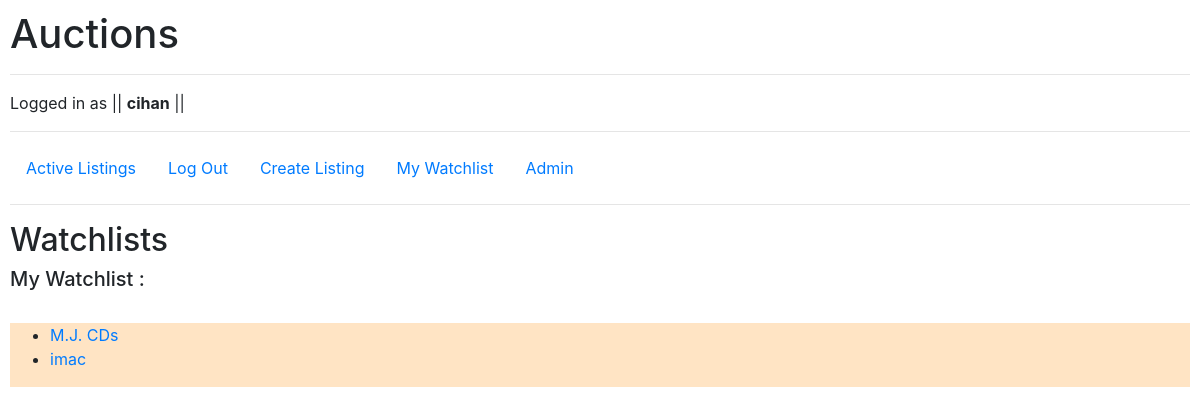
/user_watchlist/2 (signed in), run on an earlier commit of the app's database.
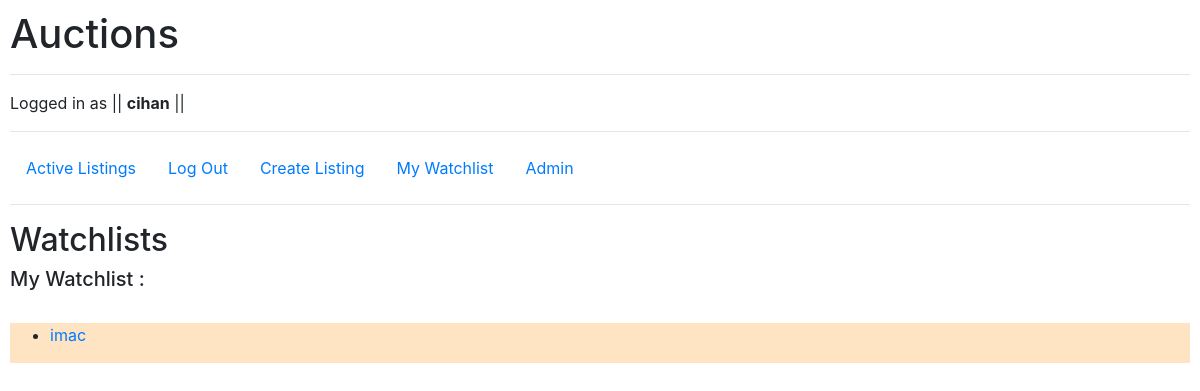
And on a later commit of the database.
### auctions/models.py (models this page shows, shortened)
class Listing(models.Model):
    user = models.ForeignKey(User, on_delete=CASCADE)  #many to one relationship with User model
    item_name = models.CharField(max_length=64, blank=False)
    product_category = models.ManyToManyField(Category, related_name='category', default=None, blank=True, null=True)
    product_details = models.TextField(max_length=256, blank=False)
    listing_image_link = models.CharField(max_length=256,blank=True )
    listing_image = models.ImageField(blank = True, upload_to='img/%Y/%m/%d')
    price = models.DecimalField(decimal_places=2, max_digits=6, blank=False)
    watchlist = models.ManyToManyField(User,related_name='watchlist',default=None, blank=True)
    last_accepted_bid = models.DecimalField(decimal_places=2, max_digits=6, default=0 )

### auctions/views.py (the view)
# urls.py: path("user_watchlist/<int:user_id>",views.user_watchlist_view, name='user_watchlist'),
def user_watchlist_view(request,user_id):
    watchlist_items = Listing.objects.filter(watchlist__id=user_id)
    return render(request,"auctions/user_watchlist.html",{
        'watchlist_items':watchlist_items
    })

### auctions/templates/auctions/user_watchlist.html
{% extends "auctions/layout.html" %}
{% load crispy_forms_tags %}
{% block body %}
{% load static %}
    <h2>Watchlists</h2>
    <h5>My Watchlist :</h5>
     <br>
    <div class="listing_div">
        <ul>
            {%for item in watchlist_items %}
            <li><a href="{% url 'item' item.id %}">{{item.item_name}}</a></li>
            {% endfor %}
        </ul>
    </div>
{% endblock %}

What changed in the data, as far as the page shows it:
removed Listing: item_name "M.J. CDs"
